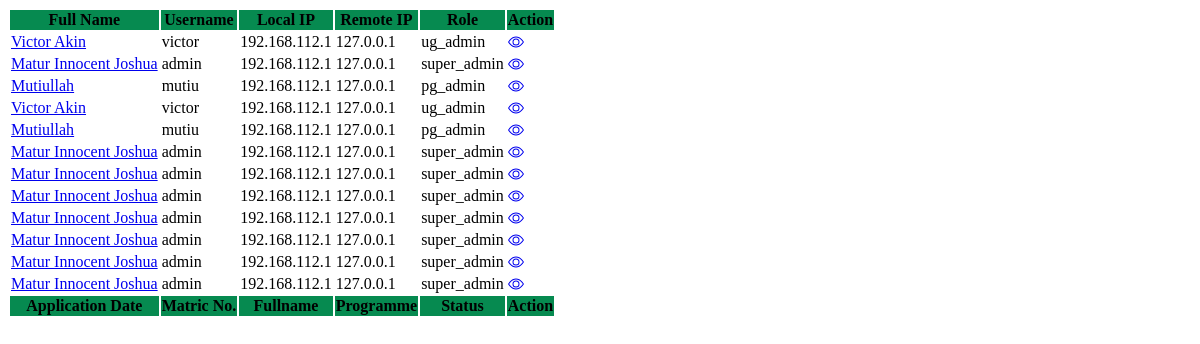
The page /adm/superadmin/fetch.php on the database its author committed.
### tables this page shows
CREATE TABLE IF NOT EXISTS `event_log` (
  `id` int(3) NOT NULL AUTO_INCREMENT COMMENT 'row ID',
  `name` varchar(25) NOT NULL,
  `username` varchar(15) NOT NULL,
  `remote_ip` varchar(15) NOT NULL COMMENT 'Remote IP',
  `local_ip` varchar(15) NOT NULL COMMENT 'Local IP',
  `datetime` timestamp NOT NULL DEFAULT CURRENT_TIMESTAMP COMMENT 'Server Time for Data Entry',
  `role` varchar(15) NOT NULL,
  PRIMARY KEY (`id`)
);

### adm/superadmin/fetch.php (the view, shortened to what this page needs)
<?php
include('../../connect.php');
$sql="SELECT * FROM event_log WHERE name LIKE '%".$_POST['search']."%' OR datetime LIKE '%".$_POST['search']."%' OR username LIKE '%".$_POST['search']."%' OR role LIKE '%".$_POST['search']."%' OR local_ip LIKE '%".$_POST['search']."%' ORDER BY id DESC ";
$result=mysqli_query($conn, $sql);
if(mysqli_num_rows($result)>0)
{
?>
    <div class="card">
        <div class="card-body">
            <table class="table border">
                <thead class="table-dark">
                    <tr>
                        <th scope="col" style="background-color:#068a50;">Full Name</th>
                        <th scope="col" style="background-color:#068a50;">Username</th>
                        <th scope="col" style="background-color:#068a50;">Local IP</th>
                        <th scope="col" style="background-color:#068a50;">Remote IP</th>
                        <th scope="col" style="background-color:#068a50;">Role</th>
                        <th scope="col" style="background-color:#068a50;" colspan="">Action</th>
                    </tr>
                </thead>
                <tbody>
<?php
while($rows=mysqli_fetch_array($result)){
?>
                    <tr>
                        <td><a href="view_event.php?id=<?php echo $rows['id'];?>" target="_blank"><?php echo $rows['name'];  ?></a></td>
                        <td><?php echo $rows['username'];  ?></td>
                        <td><?php echo $rows['local_ip'];  ?></td>
                        <td><?php echo $rows['remote_ip'];  ?></td>
                        <td><?php echo $rows['role'];  ?></td>
                        <td>
                                <a href='view_event.php?id=<?php echo $rows['id'];?>' title="Click to view application details" class='btn btn-outline-info btn-sm' type='view'>
                            </a>
                        </td>
                    </tr>
<?php
}
?>
                </tbody>
                    <tfoot class="table-dark">
                        <tr>
                            <th scope="col" style="background-color:#068a50;">Application Date</th>
                            <th scope="col" style="background-color:#068a50;">Matric No.</th>
                            <th scope="col" style="background-color:#068a50;">Fullname</th>
                            <th scope="col" style="background-color:#068a50;">Programme</th>
                            <th scope="col" style="background-color:#068a50;">Status</th>
                            <th scope="col" style="background-color:#068a50;" colspan="3">Action</th>
                        </tr>
                    </tfoot>
        </table>
        </div>
    </div>
<?php
}
else
{
	echo '<div class="alert alert-danger">
				<a href="#" class="close" data-dismiss="alert">&times;</a>
				<em>Feedback: </em> NO DATA FOUND!
			</div>';
}
?>

### rows shown on the page
event_log: name "Victor Akin", username "victor", local_ip "192.168.112.1", remote_ip "127.0.0.1", role "ug_admin"
event_log: name "Matur Innocent Joshua", username "admin", local_ip "192.168.112.1", remote_ip "127.0.0.1", role "super_admin"
event_log: name "Mutiullah", username "mutiu", local_ip "192.168.112.1", remote_ip "127.0.0.1", role "pg_admin"
event_log: name "Victor Akin", username "victor", local_ip "192.168.112.1", remote_ip "127.0.0.1", role "ug_admin"
event_log: name "Mutiullah", username "mutiu", local_ip "192.168.112.1", remote_ip "127.0.0.1", role "pg_admin"
event_log: name "Matur Innocent Joshua", username "admin", local_ip "192.168.112.1", remote_ip "127.0.0.1", role "super_admin"
event_log: name "Matur Innocent Joshua", username "admin", local_ip "192.168.112.1", remote_ip "127.0.0.1", role "super_admin"
event_log: name "Matur Innocent Joshua", username "admin", local_ip "192.168.112.1", remote_ip "127.0.0.1", role "super_admin"
event_log: name "Matur Innocent Joshua", username "admin", local_ip "192.168.112.1", remote_ip "127.0.0.1", role "super_admin"
event_log: name "Matur Innocent Joshua", username "admin", local_ip "192.168.112.1", remote_ip "127.0.0.1", role "super_admin"
event_log: name "Matur Innocent Joshua", username "admin", local_ip "192.168.112.1", remote_ip "127.0.0.1", role "super_admin"
event_log: name "Matur Innocent Joshua", username "admin", local_ip "192.168.112.1", remote_ip "127.0.0.1", role "super_admin"
